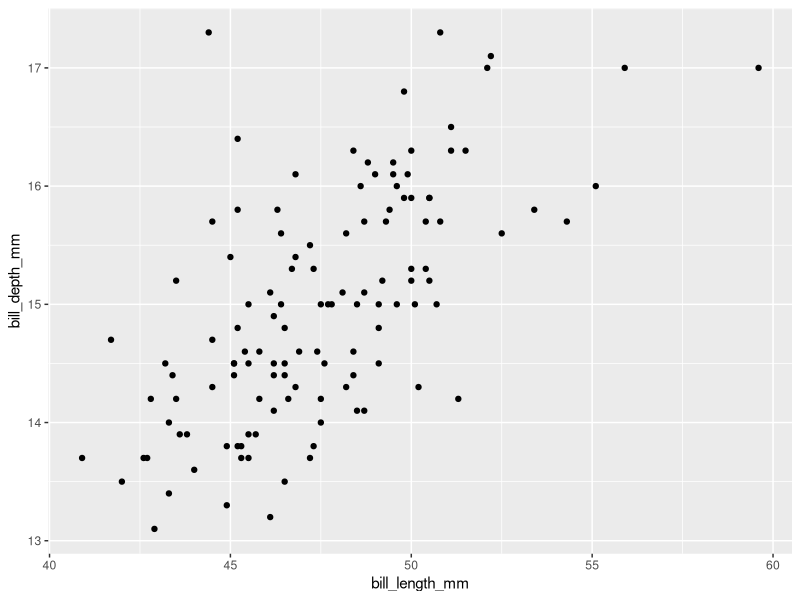
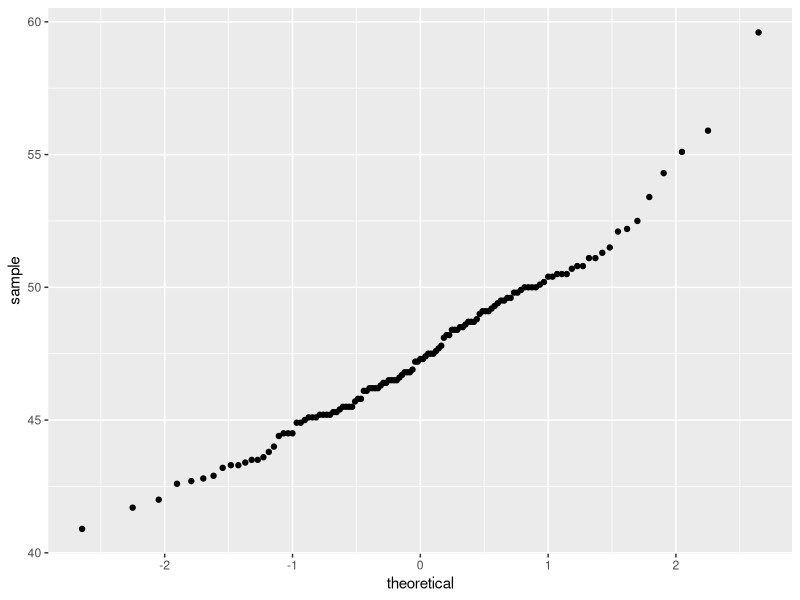
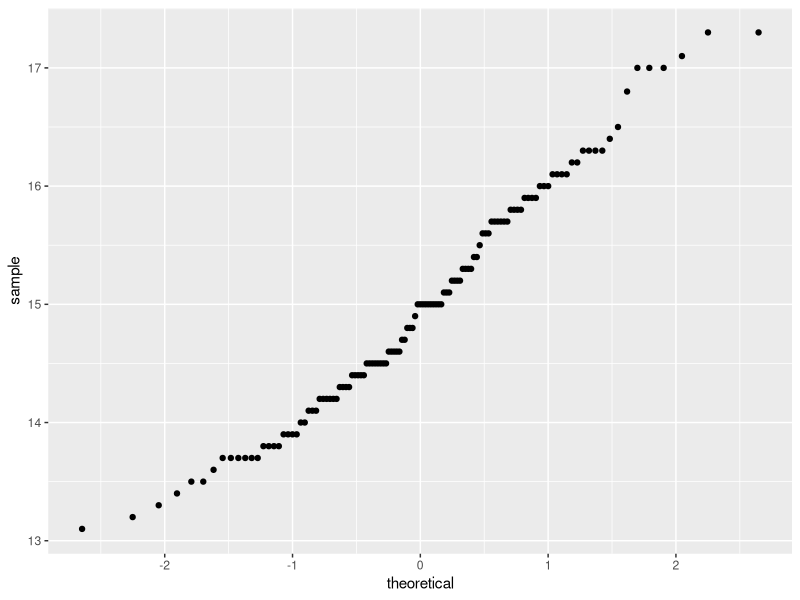
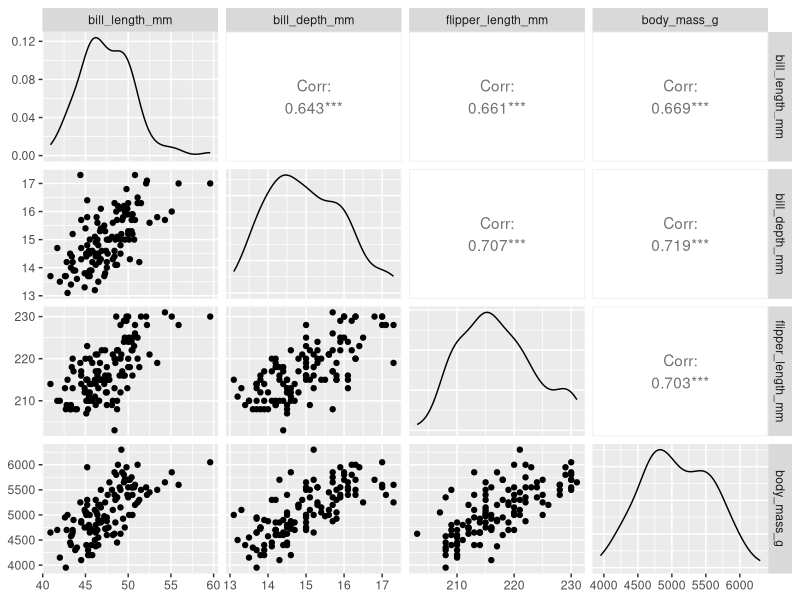
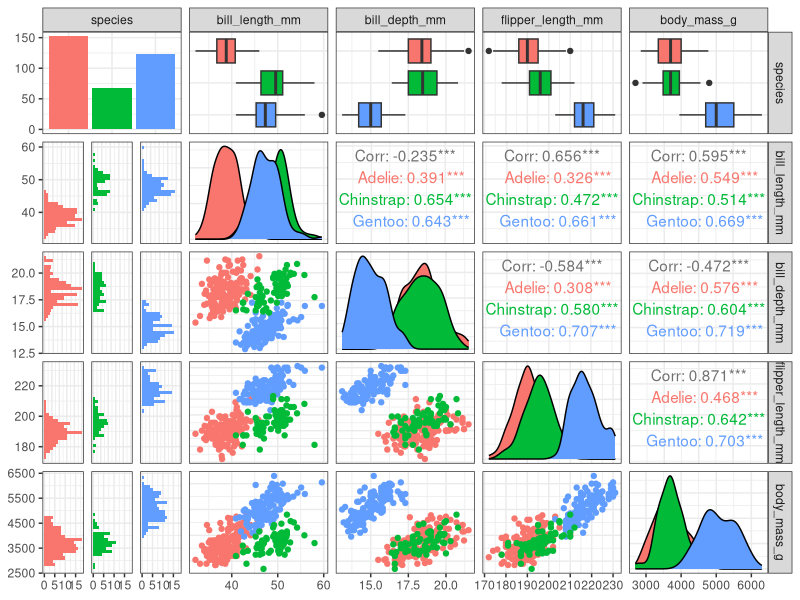

Write R code to recreate these figures, in order.
## ---- chunk 1
#| include: false
knitr::opts_chunk$set(fig.width=6, fig.asp = 0.618, collapse=TRUE) 
## ---- chunk 2
library(tidyverse)
library(palmerpenguins)
library(rstatix) # cor_test()

gentoo = penguins %>% 
  filter(species=="Gentoo")

# Exploratory data analysis:
glimpse(gentoo)
summarize(gentoo)
dim(gentoo)
ggplot() +
  geom_point(aes(x=bill_length_mm, y=bill_depth_mm), data=gentoo)
## ---- chunk 3
# Check normality assumption with a qqplot:
ggplot(gentoo) +
  stat_qq(aes(sample=bill_length_mm))
ggplot(gentoo) +
  stat_qq(aes(sample=bill_depth_mm))
## ---- chunk 4
# cor() returns just the correlation coefficient r
cor(x=gentoo$bill_length_mm, y=gentoo$bill_depth_mm, use="complete.obs") # use param handles NAs

# cor.test() returns the t-statistic, df, p-value, etc.
cor.test(x=gentoo$bill_length_mm, y=gentoo$bill_depth_mm, use="complete.obs") # use param handles NAs

# cor_test is the pipe-friendly version from rstatix
gentoo %>%
  cor_test(bill_length_mm, bill_depth_mm) # use param handles NAs
## ---- chunk 5
head(gentoo) # Check which columns would be interesting to include in the correlation matrix
cor(gentoo[,3:6], use="complete.obs")
## ---- chunk 6
library(GGally) # ggpairs()

# ggpairs(gentoo[,3:6])

gentoo %>%
  select(bill_length_mm, bill_depth_mm, flipper_length_mm, body_mass_g) %>%
  ggpairs()
## ---- chunk 7
penguins %>%
  #select(species, body_mass_g, ends_with("_mm")) %>% # clever way to select variables with names that end in "_mm"
  select(species, where(is.numeric), -year) %>% # see ?tidyselect::language for selection helpers
  GGally::ggpairs(aes(color = species)) +
  theme_bw()
